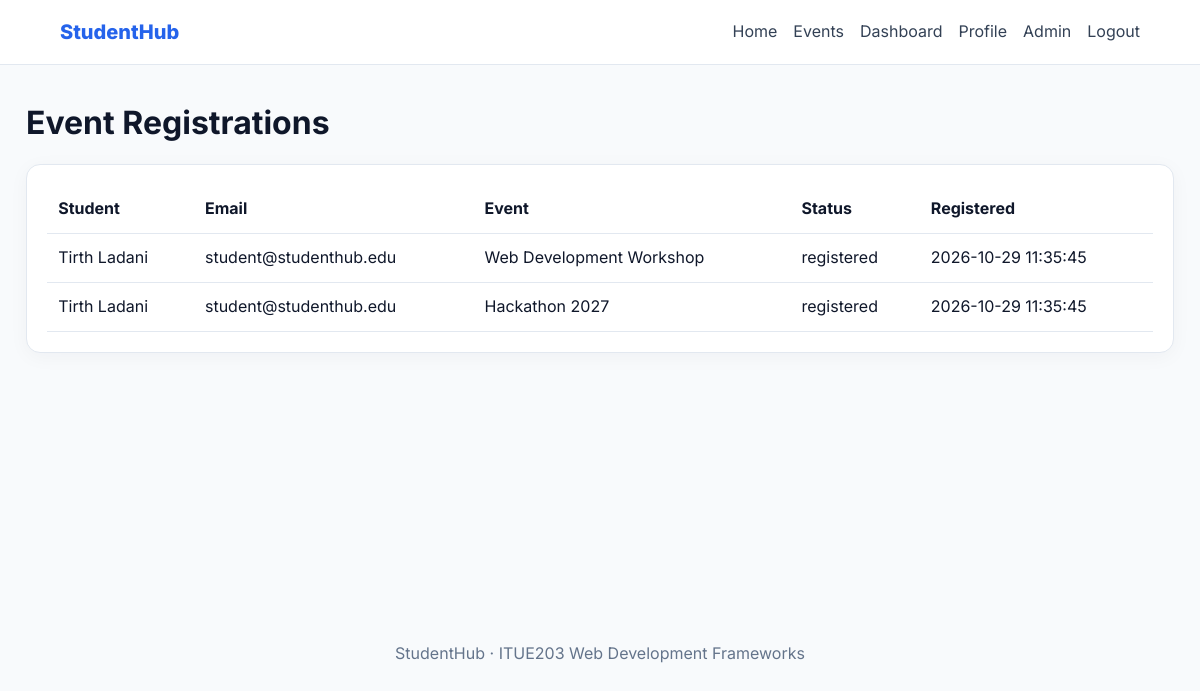
/admin/registrations.php (signed in), run on the app's committed database.
### tables this page shows
CREATE TABLE IF NOT EXISTS registrations (
 id INT UNSIGNED AUTO_INCREMENT PRIMARY KEY, user_id INT UNSIGNED NOT NULL, event_id INT UNSIGNED NOT NULL,
 status ENUM('registered','cancelled','attended') NOT NULL DEFAULT 'registered', registered_at TIMESTAMP DEFAULT CURRENT_TIMESTAMP,
 UNIQUE KEY uq_registration_user_event(user_id,event_id),
 CONSTRAINT fk_reg_user FOREIGN KEY(user_id) REFERENCES users(id) ON DELETE CASCADE,
 CONSTRAINT fk_reg_event FOREIGN KEY(event_id) REFERENCES events(id) ON DELETE CASCADE,
 INDEX idx_reg_status(status)
);

CREATE TABLE IF NOT EXISTS users (
 id INT UNSIGNED AUTO_INCREMENT PRIMARY KEY, name VARCHAR(100) NOT NULL, email VARCHAR(190) NOT NULL UNIQUE,
 password VARCHAR(255) NOT NULL, role ENUM('student','admin') NOT NULL DEFAULT 'student',
 student_id VARCHAR(30) NULL UNIQUE, course VARCHAR(100) NULL, department VARCHAR(100) NULL, semester VARCHAR(20) NULL, year_level TINYINT UNSIGNED NULL,
 gender VARCHAR(30) NULL, mobile VARCHAR(20) NULL, phone VARCHAR(20) NULL, address VARCHAR(255) NULL, bio TEXT NULL, dob VARCHAR(50) NULL, status ENUM('active','inactive') NOT NULL DEFAULT 'active',
 created_at TIMESTAMP NOT NULL DEFAULT CURRENT_TIMESTAMP, last_login DATETIME NULL,
 INDEX idx_users_role_status(role,status)
);

CREATE TABLE IF NOT EXISTS events (
 id INT UNSIGNED AUTO_INCREMENT PRIMARY KEY, title VARCHAR(180) NOT NULL, description TEXT NOT NULL,
 category VARCHAR(80) NOT NULL DEFAULT 'General', event_date DATETIME NOT NULL, venue VARCHAR(180) NOT NULL,
 capacity INT UNSIGNED NOT NULL DEFAULT 100, poster VARCHAR(255) NULL, status ENUM('published','draft','closed') NOT NULL DEFAULT 'published',
 created_by INT UNSIGNED NULL, created_at TIMESTAMP DEFAULT CURRENT_TIMESTAMP, updated_at TIMESTAMP DEFAULT CURRENT_TIMESTAMP ON UPDATE CURRENT_TIMESTAMP,
 CONSTRAINT fk_events_creator FOREIGN KEY(created_by) REFERENCES users(id) ON DELETE SET NULL,
 UNIQUE KEY uq_events_title_date(title,event_date),
 INDEX idx_events_date_status(event_date,status)
);

### includes/security.php (called while the page is built, shortened)
<?php
function sh_e($v): string { return htmlspecialchars((string)$v, ENT_QUOTES|ENT_SUBSTITUTE, 'UTF-8'); }

### admin/registrations.php (the view)
<?php require_once __DIR__.'/../config/database.php';require_once __DIR__.'/../includes/security.php';sh_require_admin();$rows=$db->query('SELECT r.id,u.name,u.email,e.title,r.status,r.registered_at FROM registrations r JOIN users u ON u.id=r.user_id JOIN events e ON e.id=r.event_id ORDER BY r.id DESC')->fetch_all(MYSQLI_ASSOC);$pageTitle='Registrations | StudentHub';$assetPrefix='../';require __DIR__.'/../includes/app-header.php';?><h1>Event Registrations</h1><div class="p15-card p15-table-wrap"><table class="p15-table"><thead><tr><th>Student</th><th>Email</th><th>Event</th><th>Status</th><th>Registered</th></tr></thead><tbody><?php foreach($rows as $r):?><tr><?php foreach(['name','email','title','status','registered_at'] as $k):?><td><?=sh_e($r[$k])?></td><?php endforeach;?></tr><?php endforeach;?></tbody></table></div><?php require __DIR__.'/../includes/app-footer.php';?>

### style.css (style rules this page uses)
:root { --ink: #0f172a; --soft: #334155; --muted: #64748b; --canvas: #f8fafc; --surface: #ffffff; --line: #e2e8f0; --primary: #2563eb; --primary-dk: #1d4ed8; --admin-color: #059669; --admin-bg: #ecfdf5; --student-col: #2563eb; --student-bg: #eff6ff; --radius: 14px; --radius-sm: 8px; --shadow-sm: 0 1px 3px rgba(0,0,0,0.06), 0 1px 2px rgba(0,0,0,0.04); --shadow: 0 4px 20px rgba(15, 23, 42, 0.08); --shadow-lg: 0 12px 35px rgba(15, 23, 42, 0.12); --ease: 200ms cubic-bezier(0.4, 0, 0.2, 1); --sidebar-w: 260px; }
*, *::before, *::after { box-sizing: border-box; margin: 0; padding: 0; }
html { scroll-behavior: smooth; }
body { font-family: 'Inter', -apple-system, BlinkMacSystemFont, 'Segoe UI', Roboto, sans-serif; background: var(--canvas); color: var(--ink); line-height: 1.6; min-height: 100vh; -webkit-font-smoothing: antialiased; }

### assets/css/practical15.css (style rules this page uses)
.p15-card { background:#fff;border:1px solid #e2e8f0;border-radius:14px;padding:1.25rem;box-shadow:0 4px 20px #0f172a0a;margin:1rem 0 }
.p15-table-wrap { overflow:auto }
.p15-table { width:100%;border-collapse:collapse }
.p15-table th,.p15-table td { text-align:left;padding:.7rem;border-bottom:1px solid #e2e8f0 }

### data on the page
registrations: user.name "Tirth Ladani", user.email "student@studenthub.edu", event.title "Web Development Workshop", status "registered", registered_at "2026-10-29 11:35:45"
registrations: user.name "Tirth Ladani", user.email "student@studenthub.edu", event.title "Hackathon 2027", status "registered", registered_at "2026-10-29 11:35:45"
